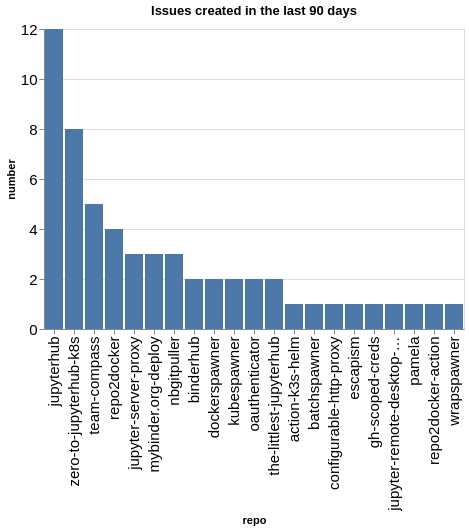

Notebook cell for this chart:
### Code cell
created_counts = created.groupby(['org', 'repo']).count()['number'].reset_index()
created_counts['org/repo'] = created_counts.apply(lambda a: a['org'] + '/' + a['repo'], axis=1)
sorted_vals = created_counts.sort_values(['org', 'number'], ascending=False)['repo'].values
alt.Chart(data=created_counts, title=f"Issues created in the last {n_days} days").mark_bar().encode(
    x=alt.X('repo', sort=alt.Sort(sorted_vals.tolist())),
    y='number',
)

### Figure 1 — Vega-Lite specification as saved in the notebook (floating-point values rounded to 4 significant figures)
{"config": {"axisLeft": {"labelFontSize": 15}, "axisBottom": {"labelFontSize": 15}}, "data": {"name": "data-e145c7b9952d4a19361bcf4d34937e17"}, "mark": {"type": "bar"}, "encoding": {"x": {"field": "repo", "sort": ["jupyterhub", "zero-to-jupyterhub-k8s", "team-compass", "repo2docker", "jupyter-server-proxy", "mybinder.org-deploy", "nbgitpuller", "binderhub", "dockerspawner", "kubespawner", "oauthenticator", "the-littlest-jupyterhub", "action-k3s-helm", "batchspawner", "configurable-http-proxy", "escapism", "gh-scoped-creds", "jupyter-remote-desktop-proxy", "pamela", "repo2docker-action", "wrapspawner"], "type": "nominal"}, "y": {"field": "number", "type": "quantitative"}}, "title": "Issues created in the last 90 days", "$schema": "https://vega.github.io/schema/vega-lite/v5.20.1.json", "datasets": {"data-e145c7b9952d4a19361bcf4d34937e17": [{"org": "jupyterhub", "repo": "action-k3s-helm", "number": 1, "org/repo": "jupyterhub/action-k3s-helm"}, {"org": "jupyterhub", "repo": "batchspawner", "number": 1, "org/repo": "jupyterhub/batchspawner"}, {"org": "jupyterhub", "repo": "binderhub", "number": 2, "org/repo": "jupyterhub/binderhub"}, {"org": "jupyterhub", "repo": "configurable-http-proxy", "number": 1, "org/repo": "jupyterhub/configurable-http-proxy"}, {"org": "jupyterhub", "repo": "dockerspawner", "number": 2, "org/repo": "jupyterhub/dockerspawner"}, {"org": "jupyterhub", "repo": "escapism", "number": 1, "org/repo": "jupyterhub/escapism"}, {"org": "jupyterhub", "repo": "gh-scoped-creds", "number": 1, "org/repo": "jupyterhub/gh-scoped-creds"}, {"org": "jupyterhub", "repo": "jupyter-remote-desktop-proxy", "number": 1, "org/repo": "jupyterhub/jupyter-remote-desktop-proxy"}, {"org": "jupyterhub", "repo": "jupyter-server-proxy", "number": 3, "org/repo": "jupyterhub/jupyter-server-proxy"}, {"org": "jupyterhub", "repo": "jupyterhub", "number": 12, "org/repo": "jupyterhub/jupyterhub"}, {"org": "jupyterhub", "repo": "kubespawner", "number": 2, "org/repo": "jupyterhub/kubespawner"}, {"org": "jupyterhub", "repo": "mybinder.org-deploy", "number": 3, "org/repo": "jupyterhub/mybinder.org-deploy"}, {"org": "jupyterhub", "repo": "nbgitpuller", "number": 3, "org/repo": "jupyterhub/nbgitpuller"}, {"org": "jupyterhub", "repo": "oauthenticator", "number": 2, "org/repo": "jupyterhub/oauthenticator"}, {"org": "jupyterhub", "repo": "pamela", "number": 1, "org/repo": "jupyterhub/pamela"}, {"org": "jupyterhub", "repo": "repo2docker", "number": 4, "org/repo": "jupyterhub/repo2docker"}, {"org": "jupyterhub", "repo": "repo2docker-action", "number": 1, "org/repo": "jupyterhub/repo2docker-action"}, {"org": "jupyterhub", "repo": "team-compass", "number": 5, "org/repo": "jupyterhub/team-compass"}, {"org": "jupyterhub", "repo": "the-littlest-jupyterhub", "number": 2, "org/repo": "jupyterhub/the-littlest-jupyterhub"}, {"org": "jupyterhub", "repo": "wrapspawner", "number": 1, "org/repo": "jupyterhub/wrapspawner"}, {"org": "jupyterhub", "repo": "zero-to-jupyterhub-k8s", "number": 8, "org/repo": "jupyterhub/zero-to-jupyterhub-k8s"}]}}
